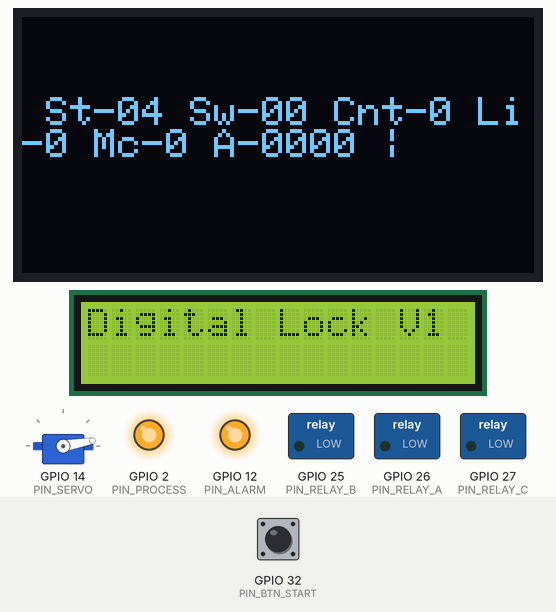
This sketch was run on a simulated ESP32. On the bench: 128×64 one-colour display, 16×2 character LCD, servo, switched loads named in the sketch (green lamp = pin HIGH), output pins drawn as LEDs (lit = HIGH). Wiring (inferred from the names in the program): 24Cxx EEPROM at I2C address 0x50. The inputs (shaded band) are chosen by the test bench; at power-on: GPIO 32 (PIN_BTN_START) HIGH. EEPROM starts erased; nothing arrives over Bluetooth unless stated; a phone connects over Bluetooth LE 3 s after start; what the sketch prints to the serial monitor is not drawn.

Above: at 1.3 s.
1.4 s: GPIO 32 (PIN_BTN_START) pulled LOW for 0.15 s
At 4.9 s:
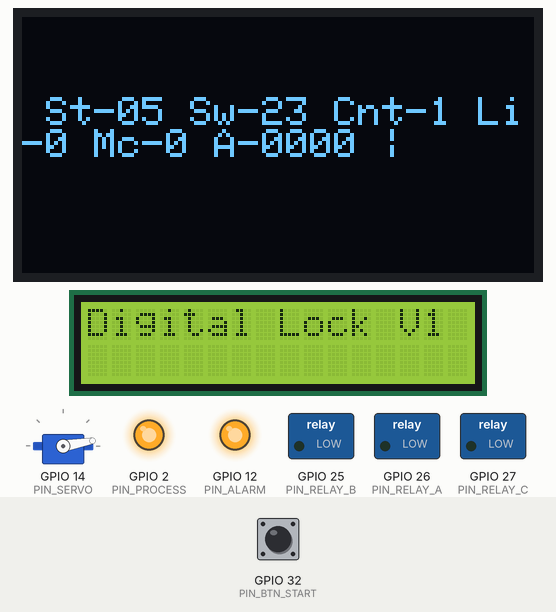
7.5 s: GPIO 32 (PIN_BTN_START) pulled LOW for 1 s
At 8.9 s:
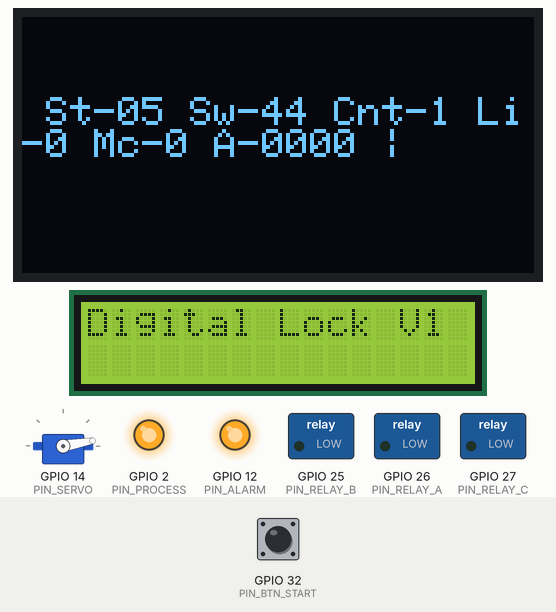
Timing chart, 0 to 10.5 s (numbered marks = the images above; inputs shaded):
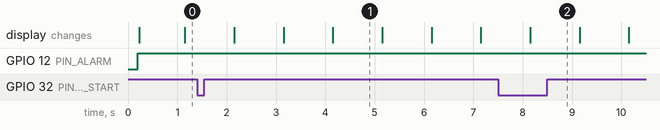

Measured:
- after the input at 1.4 s, the display: first changes after 0.75 s (image 1 shows a later state)
- after the input at 7.5 s, the display: changes after 0.65 s (image 2)
- what the display in image 1 shows lasts 1.0 s, from 4.2 s to 5.2 s

The sketch:

arduino_digital_lock.ino
```cpp
//-----------------------------------------------------------------------------
// Project          : RMUTR Digital Lock V1
// VSCode Extension : PlatformIO IDE 1.10.0
// Source           : https://github.com/rmutr/Digital_Lock_V1_Arduino.git
// Board            : Node32s (Gravitech Node32Lite LamLoei)
// Additional URLs  : https://dl.espressif.com/dl/package_esp32_index.json
// LED_BUILTIN      : Pin 2
//-----------------------------------------------------------------------------
#include <Arduino.h>

#include <ESP32Servo.h>

#include <SPI.h>
#include <Wire.h>
#include <Adafruit_GFX.h>
#include <Adafruit_SSD1306.h>

#include <LiquidCrystal_PCF8574.h>

#include <BLEDevice.h>
#include <BLEServer.h>
#include <BLEUtils.h>
#include <BLE2902.h>

#define PIN_RX_0             3
#define PIN_TX_0             1

#define I2C_SCL             22
#define I2C_SDA             21

#define PIN_PROCESS          2
#define PIN_BTN_START       32
#define PIN_ALARM           12

#define PNP_OFF              0
#define PNP_ON               1
#define NPN_OFF              1
#define NPN_ON               0

#define EEPROM_I2C_ADDRESS 0x50
#define PIN_RELAY_A         26
#define PIN_RELAY_B         25
#define PIN_RELAY_C         27
#define PIN_SERVO           14

char buff_str[200] = {0};
unsigned long t_old = 0;
int tmr_cnt = 0;
int wait_100ms = 0;
int alarm_1sec = 0;
int error = 0;

int state_ix = 0;
int state_ix_mon = 0;

int machine_run = 0;
volatile int machine_stop_start_req = 0;
int machine_req_wait_100ms = 0;

int address = 0;
Servo myservo;
//-----------------------------------------------------------------------------
#define SCREEN_WIDTH       128
#define SCREEN_HEIGHT       64
#define OLED_RESET           4
#define GLCD_LINE_1         20

Adafruit_SSD1306 display(SCREEN_WIDTH, SCREEN_HEIGHT, &Wire, OLED_RESET);

#define GLCD_LINE_0          5
#define GLCD_LINE_1         20
#define GLCD_LINE_2         35
#define GLCD_LINE_3         50

//-----------------------------------------------------------------------------
#define CLCD_ADD_27       0x27
#define CLCD_ADD_3F       0x3F

#define CLCD_LINE_0          0
#define CLCD_LINE_1          1

LiquidCrystal_PCF8574 clcd(CLCD_ADD_27);

//-----------------------------------------------------------------------------
BLEServer *pServer;
BLECharacteristic *pTxCharacteristic;
volatile bool bt_connected = false;
volatile bool bt_connected_old = false;
String bt_pincode_str = "";
std::string bt_rxvalue_str = "";
String bt_rxdata_str = "";
int bt_login = 0;
String msg_connected_str = "";
String msg_pincode_str = "";

// See the following for generating UUIDs:
// https://www.uuidgenerator.net/

#define SERVICE_UUID           "6E400001-B5A3-F393-E0A9-E50E24DCCA9E"
#define CHARACTERISTIC_UUID_RX "6E400002-B5A3-F393-E0A9-E50E24DCCA9E"
#define CHARACTERISTIC_UUID_TX "6E400003-B5A3-F393-E0A9-E50E24DCCA9E"

//-----------------------------------------------------------------------------
void Interrupt_Service_Btn_Start();

void Interrupt_Service_Btn_Start() { machine_stop_start_req = 1; }

class MyServerCallbacks: public BLEServerCallbacks {
  void onConnect(BLEServer* pServer) {
    bt_connected = true;
  };

  void onDisconnect(BLEServer* pServer) {
    bt_connected = false;
  }
};

class MyCallbacks: public BLECharacteristicCallbacks {
  void onWrite(BLECharacteristic *pCharacteristic) {
    bt_rxvalue_str = pCharacteristic->getValue();
    bt_rxdata_str = String(bt_rxvalue_str.c_str());
  }
};


//-----------------------------------------------------------------------------
void setup() {
  pinMode(PIN_PROCESS, OUTPUT);
  pinMode(PIN_BTN_START, INPUT_PULLUP);
  pinMode(PIN_ALARM, OUTPUT);
  pinMode(PIN_RELAY_A, OUTPUT);
  pinMode(PIN_RELAY_B, OUTPUT);
  pinMode(PIN_RELAY_C, OUTPUT);

  digitalWrite(PIN_PROCESS, HIGH);
  digitalWrite(PIN_BTN_START, HIGH);
  digitalWrite(PIN_ALARM, LOW);
  digitalWrite(PIN_RELAY_A, PNP_OFF);
  digitalWrite(PIN_RELAY_B, PNP_OFF);
  digitalWrite(PIN_RELAY_C, PNP_OFF);

  attachInterrupt(digitalPinToInterrupt(PIN_BTN_START)
    , Interrupt_Service_Btn_Start, FALLING);

  sprintf(buff_str, "Digital Lock V1");

  Serial.begin(115200);
  Serial.println(buff_str);

  display.begin(SSD1306_SWITCHCAPVCC, 0x3C);
  display.setTextSize(1);
  display.setTextColor(WHITE);

  display.clearDisplay();
  display.setCursor(0, GLCD_LINE_0);
  display.println(F(buff_str));
  display.display();

  clcd.begin(16, 2);
  clcd.init();
  clcd.setBacklight(255);
  clcd.setCursor(0, CLCD_LINE_0);
  clcd.print(buff_str);

//-----------------------------------------------------------------------------
  BLEDevice::init(buff_str);

  pServer = BLEDevice::createServer();
  pServer->setCallbacks(new MyServerCallbacks());

  BLEService *pService = pServer->createService(SERVICE_UUID);

  pTxCharacteristic = pService->createCharacteristic(
                        CHARACTERISTIC_UUID_TX,
                        BLECharacteristic::PROPERTY_NOTIFY
                      );

  pTxCharacteristic->addDescriptor(new BLE2902());

  BLECharacteristic *pRxCharacteristic = pService->createCharacteristic(
                       CHARACTERISTIC_UUID_RX,
                       BLECharacteristic::PROPERTY_WRITE
                     );

  pRxCharacteristic->setCallbacks(new MyCallbacks());

  pService->start();

  pServer->getAdvertising()->start();
  Serial.println("Waiting a client connection to notify...");

//-----------------------------------------------------------------------------
  t_old = 0;
  tmr_cnt = 0;
  wait_100ms = 0;
  alarm_1sec = 0;
  error = 0;
  state_ix = 0;
  state_ix_mon = 0;
  machine_run = 0;
  machine_stop_start_req = 0;

  bt_connected = false;
  bt_connected_old = false;
  //bt_pincode_str = "1234";
  bt_rxvalue_str = "";
  bt_login = 0;
  msg_connected_str = "";
  msg_pincode_str = "";

//-----------------------------------------------------------------------------EEPROM
 while(readEEPROM(EEPROM_I2C_ADDRESS, address) == 30)  address += 5;
  for (int str=0; str < 4; str++)
    bt_pincode_str += readEEPROM(EEPROM_I2C_ADDRESS, (address+str+1));

//-----------------------------------------------------------------------------servo
  ESP32PWM::allocateTimer(0);
  ESP32PWM::allocateTimer(1);
  ESP32PWM::allocateTimer(2);
  ESP32PWM::allocateTimer(3);
  myservo.setPeriodHertz(50);
  myservo.attach(PIN_SERVO, 1000, 2000);
  myservo.write(10); //open130 close10

  Serial.print("-> code : ");
  Serial.println(bt_pincode_str);
}

void loop() {
//-----------------------------------------------------------------------------
  if (bt_connected_old != bt_connected) {
    bt_connected_old = bt_connected;
    if (bt_connected == false) {
      msg_connected_str = "-> Bluetooth disconnected";
      state_ix = 0;
    } else {
      msg_connected_str = "-> Bluetooth connected";
    }
  }

//-----------------------------------------------------------------------------
  if (machine_stop_start_req == 1) {
    machine_stop_start_req = 0;
     if (machine_req_wait_100ms == 0) {
       machine_req_wait_100ms = 50;
       if(machine_run == 1){ machine_run = !machine_run; }
     }
  }

//-----------------------------------------------------------------------------
  state_ix_mon = state_ix;

  switch (state_ix) {
    default:
    case 0:
      bt_login = 0;
      state_ix++;
      break;

    case 1:
      wait_100ms = 5; //<- Give the bluetooth stack the chance to get things ready
      state_ix++;
      break;

    case 2:
      if (wait_100ms == 0) { state_ix++; }
      break;

    case 3:
      pServer->startAdvertising(); //<- Restart advertising
      state_ix++;
      break;

    case 4:
      if (bt_connected == true) { state_ix++; }
      break;

    case 5:
      if (bt_rxdata_str.length() > 0) {
        int bmsg_ok = 0;

        if (bt_rxdata_str.length() >= 7) {
          String bcmd_str = bt_rxdata_str.substring(0, 3);
          String bpin_str = bt_rxdata_str.substring(3, 7);
          int bcmd_len = bt_rxdata_str.length();

          if (bt_rxdata_str == "Hi, ESP32") {
            bmsg_ok = 1;
            msg_pincode_str = "-> Hi, Flutter";
          }

          if ((bcmd_str == "C0-") && (bcmd_len == 7) && (bpin_str == bt_pincode_str)) {
            bmsg_ok = 1;
            msg_pincode_str = "-> Command : Machine Stop";
            bt_login = 0;
            machine_run = 0;
          }

          if ((bcmd_str == "C1-") && (bcmd_len == 7) && (bpin_str == bt_pincode_str)) {
            bmsg_ok = 1;
            msg_pincode_str = "-> Command : Machine Start";
            bt_login = 1;
            machine_run = 1;
          }

          if ((bcmd_str == "C2-") && (bcmd_len == 7) && (bpin_str == bt_pincode_str)) {
            bmsg_ok = 1;
            msg_pincode_str = "-> Command : Login";
            bt_login = 1;
          }

          if ((bcmd_str == "C3-") && (bcmd_len == 12) && (bpin_str == bt_pincode_str)) {
            bmsg_ok = 1;
            String bpin_new_str = bt_rxdata_str.substring(8, 12);
            bt_pincode_str = bpin_new_str;
            msg_pincode_str = "-> Command : Change Pincode to " + bpin_new_str;
            bt_login = 0;
 //-----------------------------------------------------------------------------
            if(readEEPROM(EEPROM_I2C_ADDRESS, address) == 30)
              address += 5;
            if(readEEPROM(EEPROM_I2C_ADDRESS, address) < 30)
              writeEEPROM(EEPROM_I2C_ADDRESS, address, (readEEPROM(EEPROM_I2C_ADDRESS, address)+1));
            for (int str=0; str < 4; str++)
              writeEEPROM(EEPROM_I2C_ADDRESS, (address+str+1), (bt_pincode_str.substring(str, (str+1)).toInt()));
 //-----------------------------------------------------------------------------
          }

          if ((bcmd_str == "C4-") && (bcmd_len == 12) && (bpin_str == bt_pincode_str)) {
            bmsg_ok = 1;
            String balarm_str = bt_rxdata_str.substring(8, 12);
            alarm_1sec = balarm_str.toInt();
            if (alarm_1sec < 0) { alarm_1sec = 0; }
            if (alarm_1sec > 9999) { alarm_1sec = 9999; }
            balarm_str = String(alarm_1sec);
            msg_pincode_str = "-> Command : Machine Alarm " + balarm_str + " Sec.";
            bt_login = 1;
          }

          if ((bcmd_str == "C5-") && (bcmd_len == 7) && (bpin_str == bt_pincode_str)) {
            bmsg_ok = 1;
            msg_pincode_str = "-> Command : Test interrupt stop start switch";
            bt_login = 1;
            machine_stop_start_req = 1;
          }
        }

        if (bmsg_ok == 0) {
          msg_pincode_str = "-> Invalid message!!!";
        }

        bt_rxdata_str = "";
      }
      break;

  }

//-----------------------------------------------------------------------------
  if (machine_run == 0) {
    digitalWrite(PIN_RELAY_A, PNP_OFF);
    digitalWrite(PIN_RELAY_B, PNP_OFF);
    myservo.write(10); //open130 close10
  } else {
    digitalWrite(PIN_RELAY_A, PNP_ON);
    digitalWrite(PIN_RELAY_B, PNP_ON);
    myservo.write(130); //open130 close10
  }

  if (alarm_1sec == 0) {
    digitalWrite(PIN_ALARM, HIGH);
  } else {
    digitalWrite(PIN_ALARM, LOW);
  }

//-----------------------------------------------------------------------------
  if (tmr_cnt == 0) {
    bool bbusy = false;

    sprintf(buff_str, " St-%02d Sw-%02d Cnt-%d Li-%d Mc-%d A-%04d | "
      , state_ix_mon, machine_req_wait_100ms, bt_connected, bt_login, machine_run, alarm_1sec);

    if ((bt_connected == true) && (bt_login == 1)) {
      char btxdata_str[200] = {0};
      sprintf(btxdata_str, "Mc-%d A-%04d", machine_run, alarm_1sec);
      pTxCharacteristic->setValue(btxdata_str);
      pTxCharacteristic->notify();
    }

    Serial.print(buff_str);

    display.clearDisplay();
    display.setCursor(0, GLCD_LINE_1);
    display.println(F(buff_str));
    display.display();

    if ((bbusy == false) && (bt_rxvalue_str.length() > 0)) {
      bbusy = true;
      Serial.print("<- ");
      for (int i = 0; i < bt_rxvalue_str.length(); i++) {
        Serial.print(bt_rxvalue_str[i]);
      }
      bt_rxvalue_str = "";
    }

    if ((bbusy == false) && (msg_connected_str.length() > 0)) {
      bbusy = true;
      Serial.print(msg_connected_str);
      msg_connected_str = "";
    }

    if ((bbusy == false) && (msg_pincode_str.length() > 0)) {
      bbusy = true;
      Serial.print(msg_pincode_str);
      msg_pincode_str = "";
    }

    Serial.println();
  }

//-----------------------------------------------------------------------------
  while ((micros() - t_old) < 100000L); t_old = micros();
  tmr_cnt++; if (tmr_cnt >= 10) { tmr_cnt = 0; }

  if (wait_100ms > 0) { wait_100ms--; }

  if (tmr_cnt == 0) {
    if (alarm_1sec > 0) { alarm_1sec--; }
  }

  if (machine_req_wait_100ms > 0) { machine_req_wait_100ms--; }
}

//----------------------------------------------------------------------------EEPROM
void writeEEPROM(int deviceaddress, unsigned int eeaddress, byte data )
{
  Wire.beginTransmission(deviceaddress);
  Wire.write((int)(eeaddress >> 8));   // MSB
  Wire.write((int)(eeaddress & 0xFF)); // LSB
  Wire.write(data);
  Wire.endTransmission();
  delay(5);
}

byte readEEPROM(int deviceaddress, unsigned int eeaddress )
{
  byte rdata = 0xFF;

  Wire.beginTransmission(deviceaddress);
  Wire.write((int)(eeaddress >> 8));   // MSB
  Wire.write((int)(eeaddress & 0xFF)); // LSB
  Wire.endTransmission();
  Wire.requestFrom(deviceaddress,1);

  if (Wire.available()) rdata = Wire.read();
  return rdata;
}
```
